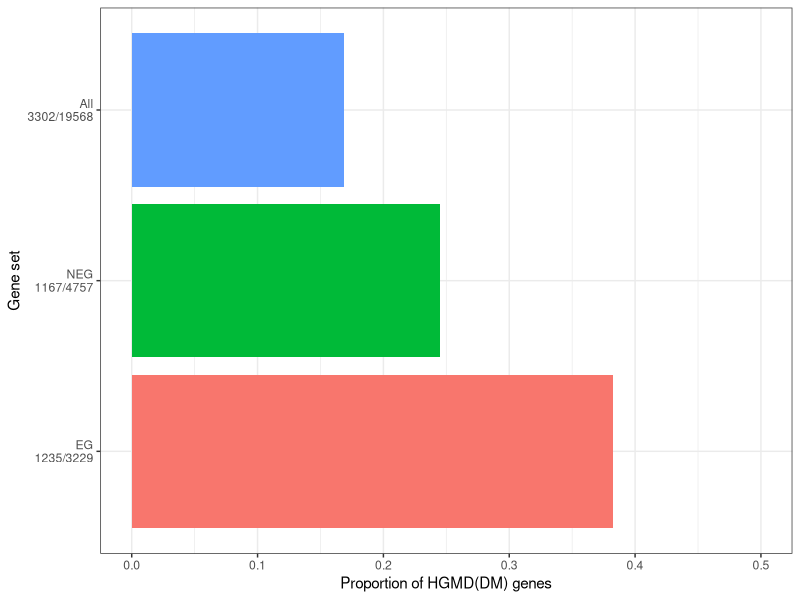
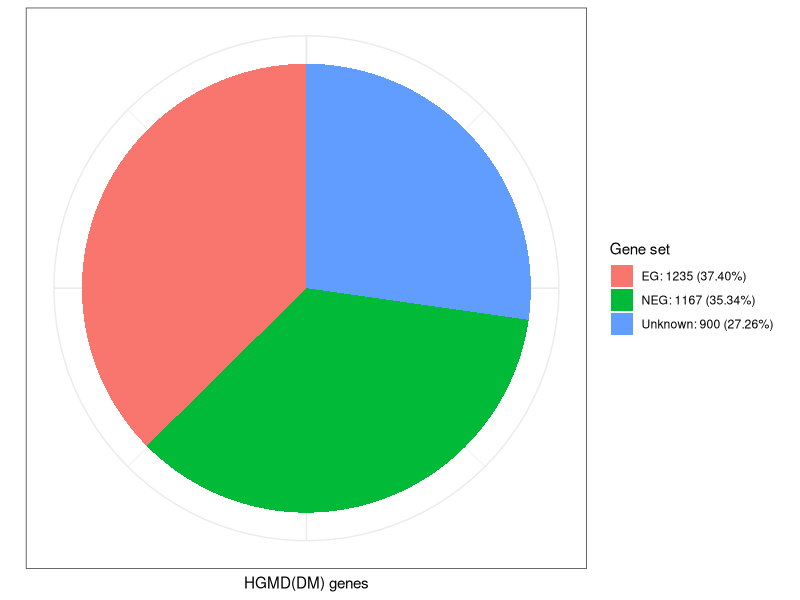

These charts were generated, in order, by the following R code:
library(ggplot2)

##Figure 5. Barplot:proportionOfHGMD
fracDat=data.frame(frac=rep(NA,3),geneSet=rep("",3))
fracDat$frac=c(1235/3229,1167/4757,3302/19568)
fracDat$geneSet=c("EG\n1235/3229","NEG\n1167/4757","All\n3302/19568")
fracDat$geneSet=factor(fracDat$geneSet,levels=c("EG\n1235/3229","NEG\n1167/4757","All\n3302/19568"))

png("~/figure5a_proportionOfHGMD.png",height=3,width=6,units='in',res=500)
ggplot(fracDat,aes(x=geneSet,y=frac,fill=geneSet)) +
	scale_fill_discrete(guide = FALSE) +
	geom_bar(stat="identity") +
	coord_flip() +
	theme_bw() + xlab("Gene set") + ylab("Proportion of HGMD(DM) genes") + ylim(c(0,0.5))
dev.off()



##Figure 5b. Piechart:HGMDfraction
fracDat=data.frame(frac=rep(NA,3),geneSet=rep("",3))
fracDat$frac=c(1235/3302,1167/3302,1-(1235+1167)/3302)
fracDat$geneSet=c("EG: 1235 (37.40%)","NEG: 1167 (35.34%)","Unknown: 900 (27.26%)")
fracDat$geneSet=factor(fracDat$geneSet,levels=c("EG: 1235 (37.40%)","NEG: 1167 (35.34%)","Unknown: 900 (27.26%)"))

png("~/figure5b_HGMDfraction.png",height=3,width=6,units='in',res=500)
ggplot(fracDat,aes(x="",y=frac,fill=geneSet)) +
	scale_fill_discrete(name="Gene set") +
	geom_bar(stat="identity") +
	coord_polar("y",start=0) +
	theme_bw() +  theme(axis.text.x=element_blank(),axis.title.y=element_blank(),axis.ticks = element_blank()) +
	ylab("HGMD(DM) genes")
dev.off()
